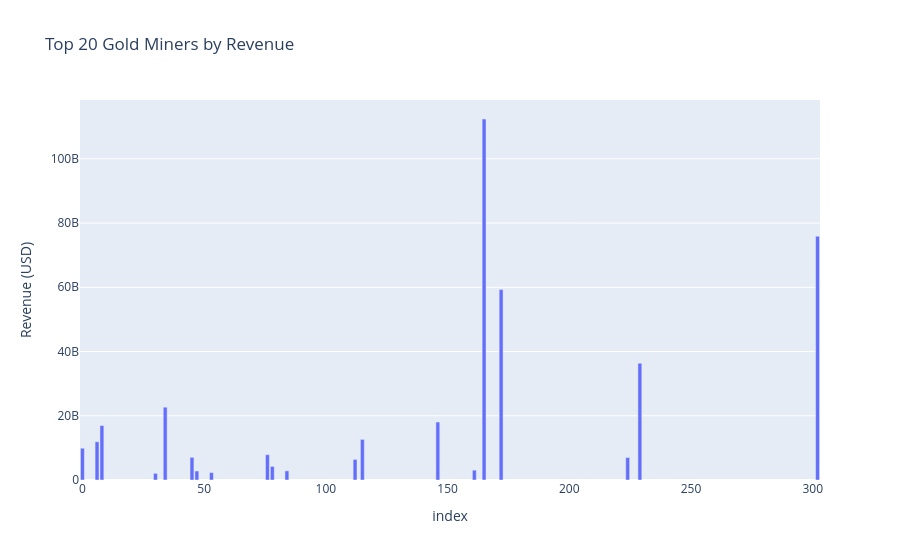

The notebook cell this image was saved under:
### Code cell
df_rev = df.sort_values("Revenue", ascending=False).head(20)

fig = px.bar(
    df_rev,
    x=df_rev.index,
    y="Revenue",
    title="Top 20 Gold Miners by Revenue",
    labels={"Revenue": "Revenue (USD)"}
)
fig.show()

### Figure 1 — Plotly figure (JSON) as saved in the notebook; plotly's stock layout.template omitted (floating-point values rounded to 4 significant figures)
{"data": [{"hovertemplate": "index=%{x}<br>Revenue (USD)=%{y}<extra></extra>", "legendgroup": "", "marker": {"color": "#636efa", "pattern": {"shape": ""}}, "name": "", "orientation": "v", "showlegend": false, "textposition": "auto", "type": "bar", "x": [165, 302, 172, 229, 34, 146, 8, 115, 6, 0, 76, 45, 224, 112, 78, 161, 84, 47, 53, 30], "xaxis": "x", "y": [112394440040, 75883000000, 59289035000, 36347495000, 22669000000, 18055551000, 16956000000, 12638506230, 11907851000, 9893000000, 7878200000, 7051100000, 7000928560, 6414900000, 4233900000, 3061238000, 2852800000, 2799964000, 2314600000, 2070126000], "yaxis": "y"}], "layout": {"barmode": "relative", "legend": {"tracegroupgap": 0}, "title": {"text": "Top 20 Gold Miners by Revenue"}, "xaxis": {"anchor": "y", "domain": [0, 1], "title": {"text": "index"}}, "yaxis": {"anchor": "x", "domain": [0, 1], "title": {"text": "Revenue (USD)"}}}}
